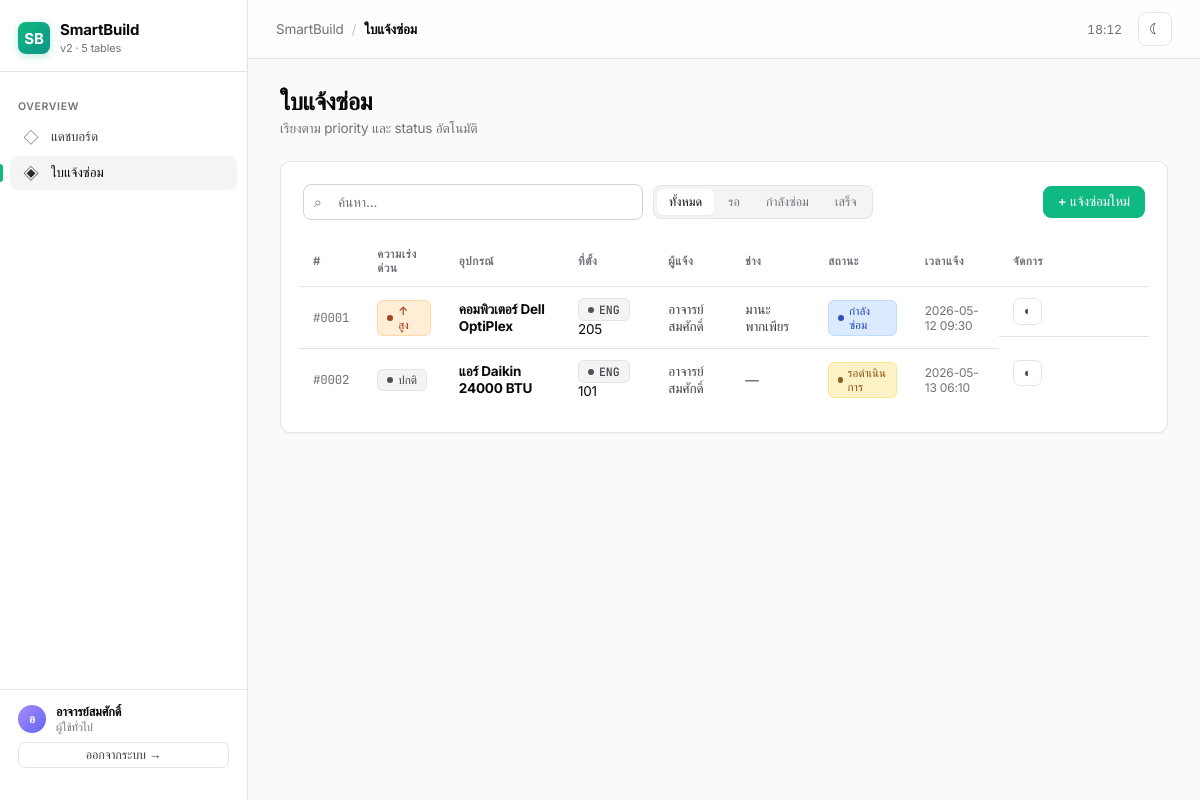
Page /repairs (signed in) on the committed database.
### tables this page shows
CREATE TABLE users (
            id INTEGER PRIMARY KEY AUTOINCREMENT,
            username TEXT NOT NULL UNIQUE,
            password_hash TEXT NOT NULL,
            full_name TEXT NOT NULL,
            email TEXT,
            phone TEXT,
            role TEXT NOT NULL DEFAULT 'user',
            specialty TEXT,
            is_active INTEGER NOT NULL DEFAULT 1,
            created_at TEXT DEFAULT CURRENT_TIMESTAMP,
            last_login TEXT
        );

CREATE TABLE repairs (
            id INTEGER PRIMARY KEY AUTOINCREMENT,
            equipment_id INTEGER NOT NULL,
            reporter_id INTEGER NOT NULL,
            assignee_id INTEGER,
            description TEXT NOT NULL,
            resolution_note TEXT,
            priority TEXT NOT NULL DEFAULT 'normal',
            status TEXT NOT NULL DEFAULT 'pending',
            reported_at TEXT NOT NULL DEFAULT CURRENT_TIMESTAMP,
            started_at TEXT,
            completed_at TEXT,
            FOREIGN KEY (equipment_id) REFERENCES equipment(id) ON DELETE CASCADE,
            FOREIGN KEY (reporter_id) REFERENCES users(id) ON DELETE RESTRICT,
            FOREIGN KEY (assignee_id) REFERENCES users(id) ON DELETE SET NULL
        );

CREATE TABLE equipment (
            id INTEGER PRIMARY KEY AUTOINCREMENT,
            room_id INTEGER NOT NULL,
            name TEXT NOT NULL,
            category TEXT,
            serial_no TEXT UNIQUE,
            status TEXT DEFAULT 'active',
            installed_at TEXT,
            created_at TEXT DEFAULT CURRENT_TIMESTAMP,
            FOREIGN KEY (room_id) REFERENCES rooms(id) ON DELETE CASCADE
        );

CREATE TABLE buildings (
            id INTEGER PRIMARY KEY AUTOINCREMENT,
            code TEXT NOT NULL UNIQUE,
            name TEXT NOT NULL,
            address TEXT,
            floors INTEGER DEFAULT 1,
            created_at TEXT DEFAULT CURRENT_TIMESTAMP
        );

CREATE TABLE rooms (
            id INTEGER PRIMARY KEY AUTOINCREMENT,
            building_id INTEGER NOT NULL,
            room_number TEXT NOT NULL,
            room_type TEXT,
            floor INTEGER DEFAULT 1,
            capacity INTEGER,
            UNIQUE (building_id, room_number),
            FOREIGN KEY (building_id) REFERENCES buildings(id) ON DELETE CASCADE
        );

### app.py (the view)
@app.route("/repairs")
def repairs():
    db = get_db()
    rows = db.execute(
        """SELECT r.*, e.name AS equip_name, b.code AS building_code,
                  rm.room_number, rep.full_name AS reporter_name,
                  asg.full_name AS assignee_name
           FROM repairs r
           JOIN equipment e ON e.id=r.equipment_id
           JOIN rooms rm ON rm.id=e.room_id
           JOIN buildings b ON b.id=rm.building_id
           JOIN users rep ON rep.id=r.reporter_id
           LEFT JOIN users asg ON asg.id=r.assignee_id
           ORDER BY
             CASE r.priority WHEN 'urgent' THEN 1 WHEN 'high' THEN 2
                             WHEN 'normal' THEN 3 ELSE 4 END,
             CASE r.status WHEN 'in_progress' THEN 1 WHEN 'pending' THEN 2 ELSE 3 END,
             r.reported_at DESC"""
    ).fetchall()
    equipment_list = db.execute(
        """SELECT e.id, e.name, rm.room_number, b.code AS building_code
           FROM equipment e
           JOIN rooms rm ON rm.id=e.room_id
           JOIN buildings b ON b.id=rm.building_id
           ORDER BY b.code, rm.room_number, e.name"""
    ).fetchall()
    techs = db.execute(
        "SELECT id,full_name,specialty FROM users WHERE role='technician' AND is_active=1 ORDER BY full_name"
    ).fetchall()
    return render_template("repairs.html", rows=rows, equipment=equipment_list, technicians=techs)

### app.py (called while the page is built)
def get_db():
    if "db" not in g:
        g.db = sqlite3.connect(DB_PATH)
        g.db.row_factory = sqlite3.Row
        g.db.execute("PRAGMA foreign_keys = ON")
    return g.db

def current_user():
    if "user_id" not in session:
        return None
    if "_user" not in g:
        g._user = get_db().execute(
            "SELECT * FROM users WHERE id=? AND is_active=1", (session["user_id"],)
        ).fetchone()
    return g._user

@app.context_processor
def inject_globals():
    return {
        "current_user": current_user(),
        "ROLE_LABELS": ROLE_LABELS,
        "STATUS_LABELS": STATUS_LABELS,
        "PRIORITY_LABELS": PRIORITY_LABELS,
        "EQUIP_STATUS_LABELS": EQUIP_STATUS_LABELS,
    }

@app.before_request
def require_login():
    if request.endpoint in (None, "login", "static"):
        return
    if not current_user():
        return redirect(url_for("login", next=request.path))

### templates/repairs.html (shortened to what this page needs)
{% extends 'base.html' %}
{% block crumb %}ใบแจ้งซ่อม{% endblock %}
{% block content %}
<h2 class="page-title">ใบแจ้งซ่อม</h2>
<p class="page-sub">เรียงตาม priority และ status อัตโนมัติ</p>
<div class="card">
  <div class="toolbar">
    <div class="toolbar-left">
      <div class="search-box"><span class="ico">⌕</span><input id="searchBox" placeholder="ค้นหา..." oninput="filterRepairs()"></div>
      <div class="filter-tabs" id="statusTabs">
        <button class="active" data-s="">ทั้งหมด</button>
        <button data-s="pending">รอ</button>
        <button data-s="in_progress">กำลังซ่อม</button>
        <button data-s="done">เสร็จ</button>
      </div>
    </div>
    <button class="btn btn-accent" onclick="openModal('addModal')">+ แจ้งซ่อมใหม่</button>
  </div>
  <div class="table-wrap">
    <table id="mainTable">
      <thead><tr><th>#</th><th>ความเร่งด่วน</th><th>อุปกรณ์</th><th>ที่ตั้ง</th><th>ผู้แจ้ง</th><th>ช่าง</th><th>สถานะ</th><th>เวลาแจ้ง</th><th style="width:150px">จัดการ</th></tr></thead>
      <tbody>
        {% for r in rows %}
        <tr data-status="{{ r.status }}">
          <td class="mono" style="color:var(--muted)">#{{ '%04d'|format(r.id) }}</td>
          <td>
            {% if r.priority=='urgent' %}<span class="badge badge-urgent">🔥 {{ PRIORITY_LABELS[r.priority] }}</span>
            {% elif r.priority=='high' %}<span class="badge badge-high">↑ {{ PRIORITY_LABELS[r.priority] }}</span>
            {% elif r.priority=='low' %}<span class="badge badge-low">↓ {{ PRIORITY_LABELS[r.priority] }}</span>
            {% else %}<span class="badge badge-normal">{{ PRIORITY_LABELS[r.priority] }}</span>{% endif %}
          </td>
          <td><b>{{ r.equip_name }}</b></td>
          <td><span class="badge badge-normal mono">{{ r.building_code }}</span> {{ r.room_number }}</td>
          <td style="color:var(--text-2)">{{ r.reporter_name }}</td>
          <td style="color:var(--text-2)">{{ r.assignee_name or '—' }}</td>
          <td>
            {% if r.status=='pending' %}<span class="badge badge-wait">{{ STATUS_LABELS[r.status] }}</span>
            {% elif r.status=='in_progress' %}<span class="badge badge-prog">{{ STATUS_LABELS[r.status] }}</span>
            {% elif r.status=='done' %}<span class="badge badge-done">{{ STATUS_LABELS[r.status] }}</span>
            {% else %}<span class="badge badge-cancel">{{ STATUS_LABELS[r.status] }}</span>{% endif %}
          </td>
          <td style="font-size:12px;color:var(--muted)">{{ r.reported_at[:16] }}</td>
          <td class="actions">
            <a class="btn btn-sm btn-ghost" href="{{ url_for('repairs_detail', rid=r.id) }}" title="ดู">◐</a>
          </td>
        </tr>
        {% else %}<tr data-skip="1"><td colspan="9" class="empty">ยังไม่มีใบแจ้งซ่อม</td></tr>{% endfor %}
      </tbody>
    </table>
  </div>
</div>
{% endblock %}

### templates/base.html (shortened to what this page needs)
<!doctype html>
<html lang="th">
<head>
</head>
<body>
<aside class="sidebar" id="sidebar">
  <div class="brand">
    <div class="logo">SB</div>
    <div>
      <div class="brand-name">SmartBuild</div>
      <div class="brand-sub">v2 · 5 tables</div>
    </div>
  </div>
  <div class="nav-section">Overview</div>
  <a class="nav-link {% if request.endpoint=='index' %}active{% endif %}" href="{{ url_for('index') }}"><span class="ico">◇</span>แดชบอร์ด</a>
  <a class="nav-link {% if request.endpoint in ['repairs','repairs_detail'] %}active{% endif %}" href="{{ url_for('repairs') }}"><span class="ico">◈</span>ใบแจ้งซ่อม</a>
  <div class="sidebar-foot" style="display:flex;flex-direction:column;gap:8px">
    <div style="display:flex;align-items:center;gap:10px">
      <div class="avatar">{{ (current_user.full_name or current_user.username)[:1]|upper if current_user else '?' }}</div>
      <div style="flex:1;min-width:0">
        <div style="color:var(--text);font-weight:600;font-size:12.5px;white-space:nowrap;overflow:hidden;text-overflow:ellipsis">{{ current_user.full_name if current_user else '-' }}</div>
        <div style="font-size:11px">{{ ROLE_LABELS.get(current_user.role,'') if current_user else '' }}</div>
      </div>
    </div>
    <a href="{{ url_for('logout') }}" class="btn btn-ghost btn-sm" style="justify-content:center">ออกจากระบบ →</a>
  </div>
</aside>
<div class="main">
  <div class="topbar">
    <div style="display:flex;align-items:center;gap:12px">
      <div class="crumb"><span>SmartBuild</span><span class="crumb-sep">/</span><b>{% block crumb %}{% endblock %}</b></div>
    </div>
    <div class="topbar-right">
      <span class="clock" id="clock"></span>
      <button class="icon-btn" onclick="toggleTheme()" title="สลับธีม"><span id="themeIco">◐</span></button>
    </div>
  </div>
  <div class="content">{% block content %}{% endblock %}</div>
</div>
</body>
</html>

### rows in the picture
users: full_name "อ", full_name "อาจารย์สมศักดิ์", role "ผู้ใช้ทั่วไป"
repairs: id "0001", priority "สูง", equip_name "คอมพิวเตอร์ Dell OptiPlex", building_code "ENG", room_number "205", reporter_name "อาจารย์สมศักดิ์", full_name "มานะ พากเพียร", status "กำลังซ่อม", reported_at "2026-05-12 09:30"
repairs: id "0002", priority "ปกติ", equip_name "แอร์ Daikin 24000 BTU", building_code "ENG", room_number "101", reporter_name "อาจารย์สมศักดิ์", assignee_name "—", status "รอดำเนินการ", reported_at "2026-05-13 06:10"
